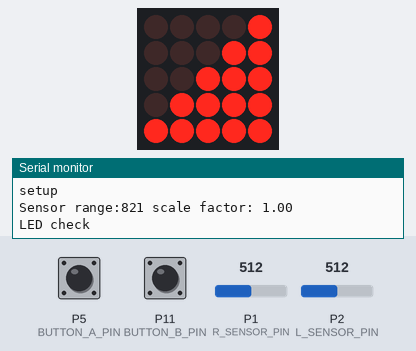
The sketch below on a simulated BBC micro:bit. On the bench: 5×5 LED matrix, the last lines printed to the serial monitor. Inputs (shaded band) come from the test bench; at power-on: P1 (R_SENSOR_PIN) = 512, P2 (L_SENSOR_PIN) = 512, P5 (BUTTON_A_PIN) HIGH, P11 (BUTTON_B_PIN) LOW.

Above: at 2.6 s.
At 5.6 s:
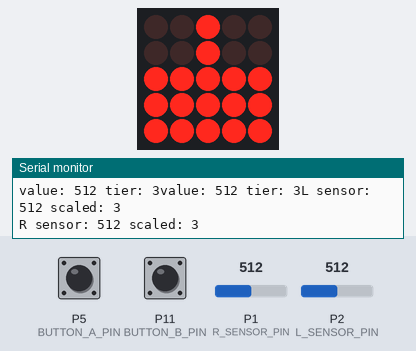
5.7 s: P1 (R_SENSOR_PIN) set to 655
9.2 s: P1 (R_SENSOR_PIN) set to 680
At 12.2 s:
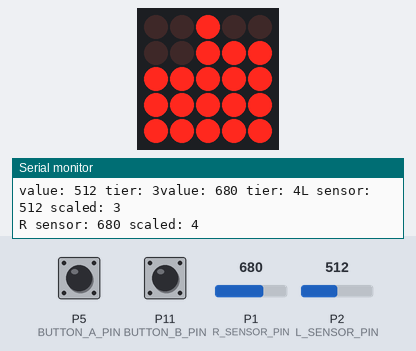
12.5 s: P2 (L_SENSOR_PIN) set to 651
15.2 s: P2 (L_SENSOR_PIN) set to 683
At 18.1 s:
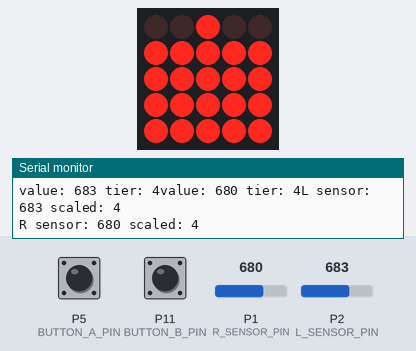
18.5 s: P5 (BUTTON_A_PIN) pulled LOW for 3.2 s
At 20.5 s:
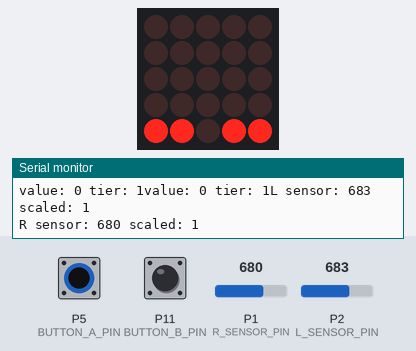
24.5 s: P11 (BUTTON_B_PIN) pulled HIGH for 3.2 s
At 26.4 s:
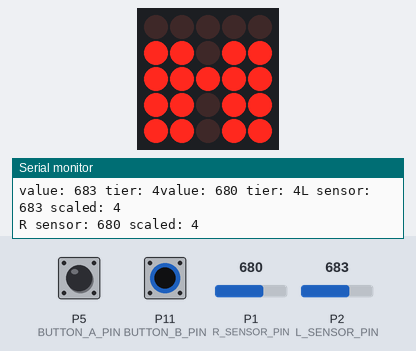
Timing chart, 0 to 27.9 s (numbered marks = the images above; inputs shaded):
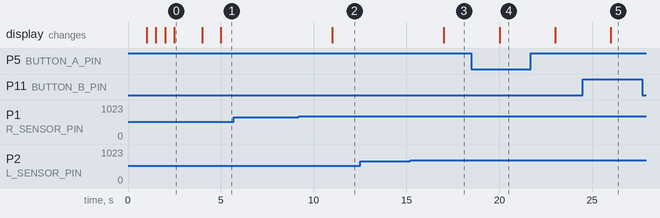

Measured:
- the behaviour switches between 669 and 670 on P1 (R_SENSOR_PIN) (found by bisection; images 1 and 2)
- the behaviour switches between 669 and 670 on P2 (L_SENSOR_PIN) (found by bisection; images 2 and 3)
- after the input at 9.2 s, the display: changes after 1.8 s (image 2)
- after the input at 15.2 s, the display: changes after 1.8 s (image 3)
- after the input at 18.5 s, the display: changes after 1.5 s (image 4)
- after the input at 24.5 s, the display: changes after 1.5 s (image 5)
- what the display in image 0 shows lasts 1.5 s, from 2.5 s to 4.0 s

The sketch:

microbitmoisturesensor.ino
```cpp
// (licence header left out)
// define _DEBUG for serial output
#define _DEBUG

#include <Adafruit_Microbit.h>

#define R_SENSOR_PIN 1
#define L_SENSOR_PIN 2

#define BUTTON_A_PIN  5
#define BUTTON_B_PIN 11

// These are set through observation of driest and wettest conditions
#define SENSOR_MAX 820
#define SENSOR_MIN 0

#define DISPLAY_TIERS 5
// The range of sensor values isn't evenly distributed: the higher values have lower granularity than the lower values
const int SENSOR_TIER_RANGES[DISPLAY_TIERS] = {300, 200, 170, 100, 50};   // These should sum to approx (SENSOR_MAX - SENSOR_MIN)

const int SENSOR_RAW_RANGE = SENSOR_MAX + 1;
const int SENSOR_RANGE = SENSOR_MAX - SENSOR_MIN + 1;
const float SENSOR_SCALE_FACTOR = (float)SENSOR_RANGE / SENSOR_RAW_RANGE;

#define SENSOR_SAMPLE_COUNT 5
#define SAMPLE_POLLING_DELAY_MS 100

#define DISPLAY_DELAY_MS 2000

// There's some language issues with using min and max functions - this is an easy workaround
inline int min_i(int a,int b) {return ((a)<(b)?(a):(b)); }
inline int max_i(int a,int b) {return ((a)>(b)?(a):(b)); }

Adafruit_Microbit_Matrix microbit;

int min_l_reading, min_r_reading;
int max_l_reading, max_r_reading;

int smooth(int array[], int len) {
  /**
    Return the average of the array without the highest and lowest values.
  **/
  int low = SENSOR_MAX;
  int high = -1;
  int total = 0;
  for (int s = 0; s < len; s++) {
    total += array[s];
    low = min(array[s], low);
    high = max(array[s], high);
  }
  total -= low;
  total -= high;
  return total / (len - 2);
}

int getSensorLevel(const int sensor_pin) {
  // Return the median reading from SENSOR_SAMPLE_COUNT samples of the analog sensor
  // at sensor_pin
  int samples[SENSOR_SAMPLE_COUNT];
  for (int sample = 0; sample < SENSOR_SAMPLE_COUNT; sample++) {
    samples[sample] = analogRead(sensor_pin);
    delay(SAMPLE_POLLING_DELAY_MS);
  }
  return smooth(samples, SENSOR_SAMPLE_COUNT);
}

int scaleToDisplay(const int raw_value) {
  if (raw_value < SENSOR_MIN) {
    return 1;
  } else if (raw_value >= SENSOR_MAX) {
    return DISPLAY_TIERS;
  }
  int display_tier = 0;
  /* Linear scaling didn't match what we saw from the sensors
  int scaled_value = (float) raw_value * SENSOR_SCALE_FACTOR;
  int display_tier = min(int(value_pct * DISPLAY_TIERS)+1, DISPLAY_TIERS);
  */
  int tier_ceiling = 0;
  for (int i=0; i<DISPLAY_TIERS; i++) {
    tier_ceiling += SENSOR_TIER_RANGES[i];
    if (raw_value < tier_ceiling) {
      display_tier = i+1;
      break;
    }
  }
  #ifdef _DEBUG
    Serial.print("value: ");
    Serial.print(raw_value);
    Serial.print(" tier: ");
    Serial.print(display_tier);
  #endif

  return display_tier;
}

void setup() {
  #ifdef _DEBUG
    Serial.begin(9600);
    Serial.println("setup");

    Serial.print("Sensor range:");
    Serial.print(SENSOR_RANGE);
    Serial.print(" scale factor: ");
    Serial.println(SENSOR_SCALE_FACTOR);
  #endif

  microbit.begin();
  pinMode(BUTTON_A_PIN, INPUT);
  pinMode(BUTTON_B_PIN, INPUT);

  pinMode(R_SENSOR_PIN, INPUT);
  pinMode(L_SENSOR_PIN, INPUT);

  #ifdef _DEBUG
    Serial.println("LED check");
    microbit.fillScreen(LED_ON);
    delay(1000);
    displayBar(0,1);
    delay(500);
    displayBar(1,2);
    delay(500);
    displayBar(2,3);
    delay(500);
    displayBar(3,4);
    delay(500);
    displayBar(4,5);
    delay(1000);
  #endif

  microbit.fillScreen(LED_OFF);
  #ifdef _DEBUG
    Serial.println("/setup");
  #endif
}

void displayBar(const int column, const int value) {
  microbit.drawLine(column, DISPLAY_TIERS-1, column, 0, LED_OFF);
  if (value > 0) {
    microbit.drawLine(column, DISPLAY_TIERS-1, column, DISPLAY_TIERS-value, LED_ON);
  }
}

void loop() {
  int scaled_r;
  int scaled_l;

  int l_sensor_reading = getSensorLevel(L_SENSOR_PIN);
  int r_sensor_reading = getSensorLevel(R_SENSOR_PIN);

  min_r_reading = min(min_r_reading, r_sensor_reading);
  min_l_reading = min(min_l_reading, l_sensor_reading);
  max_r_reading = max(max_r_reading, r_sensor_reading);
  max_l_reading = max(max_l_reading, l_sensor_reading);

  if (! digitalRead(BUTTON_A_PIN)) {
    #ifdef _DEBUG
      Serial.println("BUTTON A");
    #endif
    scaled_l = scaleToDisplay(min_l_reading);
    scaled_r = scaleToDisplay(min_r_reading);
    displayBar(2, 0);
  } else if (! digitalRead(BUTTON_B_PIN)) {
    #ifdef _DEBUG
      Serial.println("BUTTON B");
    #endif
    scaled_l = scaleToDisplay(max_l_reading);
    scaled_r = scaleToDisplay(max_r_reading);
    displayBar(2, DISPLAY_TIERS);
  } else {
    scaled_l = scaleToDisplay(l_sensor_reading);
    scaled_r = scaleToDisplay(r_sensor_reading);
    displayBar(2, 0);
    microbit.drawPixel(2, 2, LED_ON);
  }
  #ifdef _DEBUG
    Serial.print("L sensor: ");
    Serial.print(l_sensor_reading);
    Serial.print(" scaled: ");
    Serial.println(scaled_l);
    Serial.print("R sensor: ");
    Serial.print(r_sensor_reading);
    Serial.print(" scaled: ");
    Serial.println(scaled_r);
  #endif

  displayBar(0, scaled_l);
  displayBar(1, scaled_l);
  displayBar(3, scaled_r);
  displayBar(4, scaled_r);

  delay(DISPLAY_DELAY_MS);
}
```
